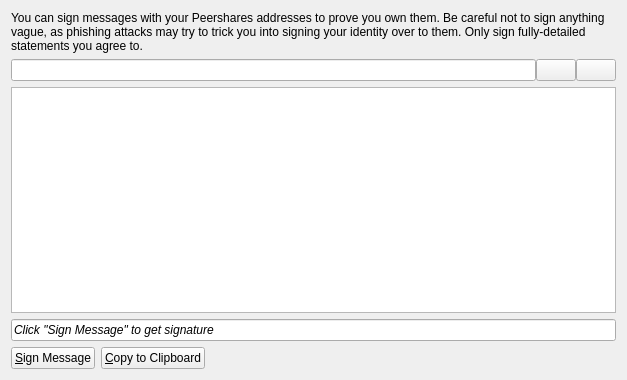
<?xml version="1.0" encoding="UTF-8"?>
<ui version="4.0">
 <class>MessagePage</class>
 <widget class="QWidget" name="MessagePage">
  <property name="geometry">
   <rect>
    <x>0</x>
    <y>0</y>
    <width>627</width>
    <height>380</height>
   </rect>
  </property>
  <property name="windowTitle">
   <string>Message</string>
  </property>
  <layout class="QVBoxLayout" name="verticalLayout">
   <item>
    <widget class="QLabel" name="labelExplanation">
     <property name="text">
      <string>You can sign messages with your Peershares addresses to prove you own them. Be careful not to sign anything vague, as phishing attacks may try to trick you into signing your identity over to them. Only sign fully-detailed statements you agree to.</string>
     </property>
     <property name="textFormat">
      <enum>Qt::AutoText</enum>
     </property>
     <property name="wordWrap">
      <bool>true</bool>
     </property>
    </widget>
   </item>
   <item>
    <layout class="QHBoxLayout" name="horizontalLayout_3">
     <property name="spacing">
      <number>0</number>
     </property>
     <item>
      <widget class="QValidatedLineEdit" name="signFrom">
       <property name="toolTip">
        <string>The address to sign the message with  (e.g. 1NS17iag9jJgTHD1VXjvLCEnZuQ3rJDE9L)</string>
       </property>
       <property name="maxLength">
        <number>34</number>
       </property>
      </widget>
     </item>
     <item>
      <widget class="QPushButton" name="addressBookButton">
       <property name="toolTip">
        <string>Choose adress from address book</string>
       </property>
       <property name="text">
        <string/>
       </property>
       <property name="icon">
        <iconset resource="../bitcoin.qrc">
         <normaloff>:/icons/address-book</normaloff>:/icons/address-book</iconset>
       </property>
       <property name="shortcut">
        <string>Alt+A</string>
       </property>
       <property name="autoDefault">
        <bool>false</bool>
       </property>
       <property name="flat">
        <bool>false</bool>
       </property>
      </widget>
     </item>
     <item>
      <widget class="QPushButton" name="pasteButton">
       <property name="toolTip">
        <string>Paste address from clipboard</string>
       </property>
       <property name="text">
        <string/>
       </property>
       <property name="icon">
        <iconset resource="../bitcoin.qrc">
         <normaloff>:/icons/editpaste</normaloff>:/icons/editpaste</iconset>
       </property>
       <property name="shortcut">
        <string>Alt+P</string>
       </property>
       <property name="autoDefault">
        <bool>false</bool>
       </property>
      </widget>
     </item>
    </layout>
   </item>
   <item>
    <widget class="QPlainTextEdit" name="message">
     <property name="toolTip">
      <string>Enter the message you want to sign here</string>
     </property>
    </widget>
   </item>
   <item>
    <widget class="QLineEdit" name="signature">
     <property name="font">
      <font>
       <italic>true</italic>
      </font>
     </property>
     <property name="text">
      <string>Click &quot;Sign Message&quot; to get signature</string>
     </property>
     <property name="readOnly">
      <bool>true</bool>
     </property>
    </widget>
   </item>
   <item>
    <layout class="QHBoxLayout" name="horizontalLayout">
     <item>
      <widget class="QPushButton" name="signMessage">
       <property name="toolTip">
        <string>Sign a message to prove you own this Peershares address</string>
       </property>
       <property name="text">
        <string>&amp;Sign Message</string>
       </property>
       <property name="icon">
        <iconset resource="../bitcoin.qrc">
         <normaloff>:/icons/edit</normaloff>:/icons/edit</iconset>
       </property>
      </widget>
     </item>
     <item>
      <widget class="QPushButton" name="copyToClipboard">
       <property name="toolTip">
        <string>Copy the current signature to the system clipboard</string>
       </property>
       <property name="text">
        <string>&amp;Copy to Clipboard</string>
       </property>
       <property name="icon">
        <iconset resource="../bitcoin.qrc">
         <normaloff>:/icons/editcopy</normaloff>:/icons/editcopy</iconset>
       </property>
      </widget>
     </item>
     <item>
      <spacer name="horizontalSpacer">
       <property name="orientation">
        <enum>Qt::Horizontal</enum>
       </property>
       <property name="sizeHint" stdset="0">
        <size>
         <width>40</width>
         <height>20</height>
        </size>
       </property>
      </spacer>
     </item>
    </layout>
   </item>
  </layout>
 </widget>
 <customwidgets>
  <customwidget>
   <class>QValidatedLineEdit</class>
   <extends>QLineEdit</extends>
   <header>qvalidatedlineedit.h</header>
  </customwidget>
 </customwidgets>
 <resources>
  <include location="../bitcoin.qrc"/>
 </resources>
 <connections/>
</ui>
